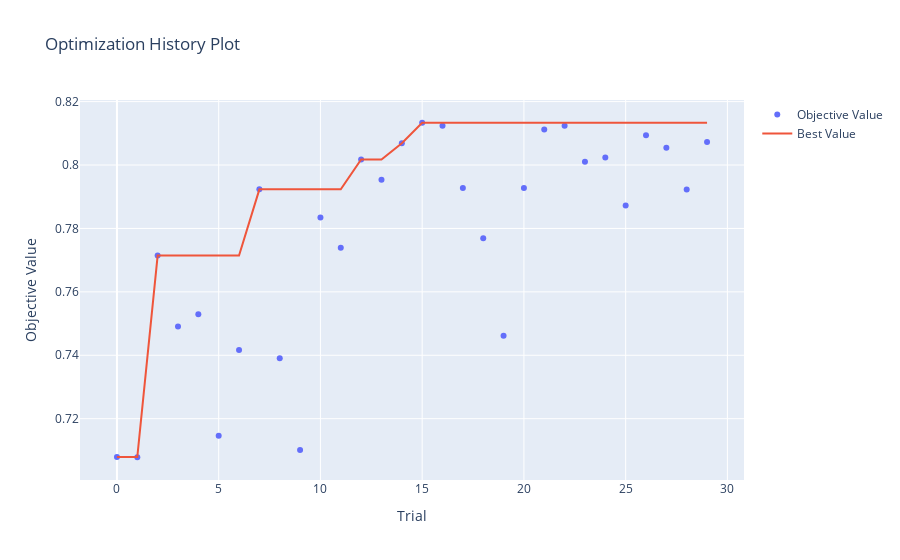

The notebook cell this image was saved under:
### Code cell
fig = plot_optimization_history(data)
fig.show()

### Figure 1 — Plotly figure (JSON) as saved in the notebook; plotly's stock layout.template omitted (floating-point values rounded to 4 significant figures)
{"data": [{"mode": "markers", "name": "Objective Value", "type": "scatter", "x": [0, 1, 2, 3, 4, 5, 6, 7, 8, 9, 10, 11, 12, 13, 14, 15, 16, 17, 18, 19, 20, 21, 22, 23, 24, 25, 26, 27, 28, 29], "y": [0.7079, 0.7078, 0.7714, 0.749, 0.7529, 0.7146, 0.7417, 0.7923, 0.7391, 0.7102, 0.7834, 0.7739, 0.8017, 0.7954, 0.8069, 0.8133, 0.8124, 0.7927, 0.7769, 0.7462, 0.7928, 0.8112, 0.8124, 0.8011, 0.8024, 0.7873, 0.8094, 0.8055, 0.7923, 0.8073]}, {"name": "Best Value", "type": "scatter", "x": [0, 1, 2, 3, 4, 5, 6, 7, 8, 9, 10, 11, 12, 13, 14, 15, 16, 17, 18, 19, 20, 21, 22, 23, 24, 25, 26, 27, 28, 29], "y": [0.7079, 0.7079, 0.7714, 0.7714, 0.7714, 0.7714, 0.7714, 0.7923, 0.7923, 0.7923, 0.7923, 0.7923, 0.8017, 0.8017, 0.8069, 0.8133, 0.8133, 0.8133, 0.8133, 0.8133, 0.8133, 0.8133, 0.8133, 0.8133, 0.8133, 0.8133, 0.8133, 0.8133, 0.8133, 0.8133]}], "layout": {"title": {"text": "Optimization History Plot"}, "xaxis": {"title": {"text": "Trial"}}, "yaxis": {"title": {"text": "Objective Value"}}}}
